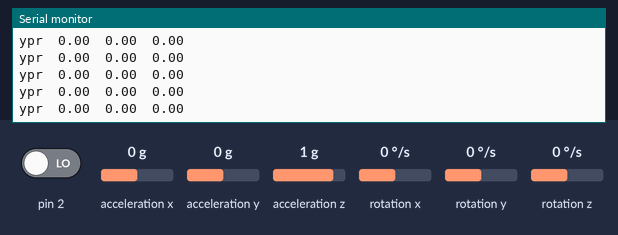
This sketch was run on a simulated Arduino Uno, built with avr-gcc and run on an emulated ATmega328P. Shown: the last lines printed to the serial monitor. The test bench sets the inputs (shaded band); at power-on: rotation z 0 °/s, pin 2 LOW, acceleration x 0 g, acceleration y 0 g, acceleration z 1 g, rotation x 0 °/s, rotation y 0 °/s. The sensor or clock chip raises its interrupt line as the real part does.

Above: at 1.7 s.
1.8 s: rotation z set to -100 °/s
At 2.6 s:
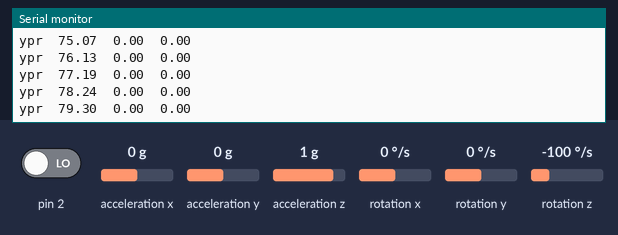
4.8 s: pin 2 driven HIGH
6.3 s: acceleration x set to 0.8 g
At 7.1 s:
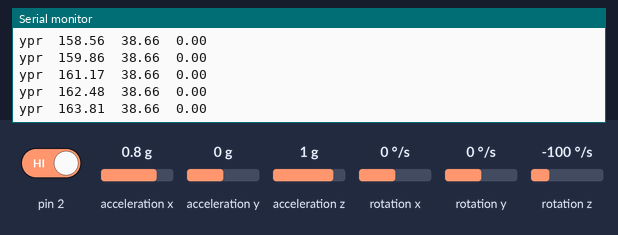
9.3 s: acceleration y set to -1.4 g
At 10.3 s:
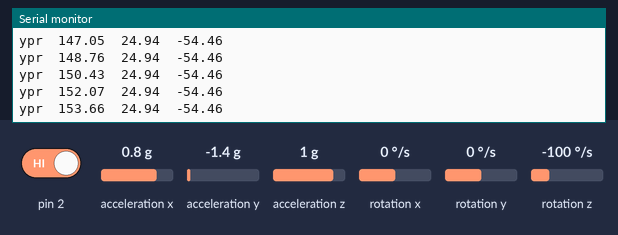
10.8 s: acceleration z set to -1.4 g
At 11.5 s:
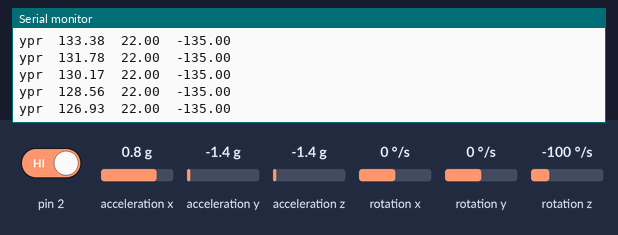
Timing chart, 0 to 13.8 s (numbered marks = the images above; inputs shaded):
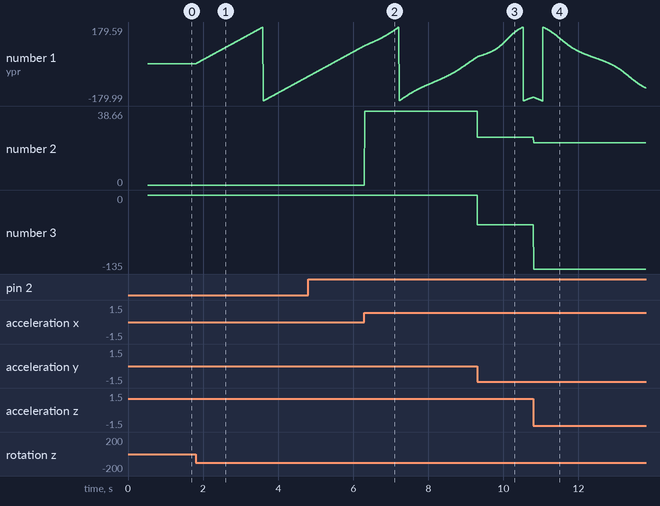

The sketch:

dmpTests.ino
```cpp
#include <I2Cdev.h>
#include <MPU6050_6Axis_MotionApps20.h>
#if I2CDEV_IMPLEMENTATION == I2CDEV_ARDUINO_WIRE
    #include "Wire.h"
#endif

MPU6050 mpu;

#define OUTPUT_READABLE_YAWPITCHROLL

uint8_t mpuIntStatus;   // holds actual interrupt status byte from MPU
uint8_t devStatus;      // return status after each device operation (0 = success, !0 = error)
uint16_t packetSize;    // expected DMP packet size (default is 42 bytes)
uint16_t fifoCount;     // count of all bytes currently in FIFO
uint8_t fifoBuffer[64]; // FIFO storage buffer

// orientation/motion vars
Quaternion q;           // [w, x, y, z]         quaternion container
VectorInt16 aa;         // [x, y, z]            accel sensor measurements
VectorInt16 aaReal;     // [x, y, z]            gravity-free accel sensor measurements
VectorInt16 aaWorld;    // [x, y, z]            world-frame accel sensor measurements
VectorFloat gravity;    // [x, y, z]            gravity vector
float euler[3];         // [psi, theta, phi]    Euler angle container
float ypr[3];           // [yaw, pitch, roll]   yaw/pitch/roll container and gravity vector

volatile bool mpuInterrupt = false;     // indicates whether MPU interrupt pin has gone high
void dmpDataReady() {
    mpuInterrupt = true;
}

void setup() {
  // join I2C bus (I2Cdev library doesn't do this automatically)
    #if I2CDEV_IMPLEMENTATION == I2CDEV_ARDUINO_WIRE
        Wire.begin();
        TWBR = 24; // 400kHz I2C clock (200kHz if CPU is 8MHz)
    #elif I2CDEV_IMPLEMENTATION == I2CDEV_BUILTIN_FASTWIRE
        Fastwire::setup(400, true);
    #endif
    Serial.begin(115200);

    mpu.initialize();
    devStatus = mpu.dmpInitialize();

    // supply your own gyro offsets here, scaled for min sensitivity
    mpu.setXGyroOffset(220);
    mpu.setYGyroOffset(76);
    mpu.setZGyroOffset(-85);
    mpu.setZAccelOffset(1788);

    mpu.setDMPEnabled(true);

    //enable Arduino interrupt detection
    attachInterrupt(0, dmpDataReady, RISING);
    mpuIntStatus = mpu.getIntStatus();

    // get expected DMP packet size for later comparison
    packetSize = mpu.dmpGetFIFOPacketSize();


}

void loop() {
  while (!mpuInterrupt && fifoCount < packetSize) {
        // other program behavior stuff here
        // .
        // .
        // .
        // if you are really paranoid you can frequently test in between other
        // stuff to see if mpuInterrupt is true, and if so, "break;" from the
        // while() loop to immediately process the MPU data
        // .
        // .
        // .
        Serial.println("Doing some other stuff around here@!@!@!");
        //delay(2000);

    }

    // reset interrupt flag and get INT_STATUS byte
    mpuInterrupt = false;
    mpuIntStatus = mpu.getIntStatus();

    // get current FIFO count
    fifoCount = mpu.getFIFOCount();

    // check for overflow (this should never happen unless our code is too inefficient)
    if ((mpuIntStatus & 0x10) || fifoCount == 1024) {
        // reset so we can continue cleanly
        mpu.resetFIFO();
        Serial.println(F("FIFO overflow!"));

    // otherwise, check for DMP data ready interrupt (this should happen frequently)
    } else if (mpuIntStatus & 0x02) {
        // wait for correct available data length, should be a VERY short wait
        while (fifoCount < packetSize) fifoCount = mpu.getFIFOCount();

        // read a packet from FIFO
        mpu.getFIFOBytes(fifoBuffer, packetSize);

        // track FIFO count here in case there is > 1 packet available
        // (this lets us immediately read more without waiting for an interrupt)
        fifoCount -= packetSize;


        #ifdef OUTPUT_READABLE_YAWPITCHROLL
            // display Euler angles in degrees
            mpu.dmpGetQuaternion(&q, fifoBuffer);
            mpu.dmpGetGravity(&gravity, &q);
            mpu.dmpGetYawPitchRoll(ypr, &q, &gravity);
            Serial.print("ypr\t");
            Serial.print(ypr[0] * 180/M_PI);
            Serial.print("\t");
            Serial.print(ypr[1] * 180/M_PI);
            Serial.print("\t");
            Serial.println(ypr[2] * 180/M_PI);
        #endif


    }

}
```

Measured:
- after the input at 1.8 s, the serial monitor: prints a new line at once (image 1)
- plotted number 1: 0 → -60.88 after the input at 1.8 s
